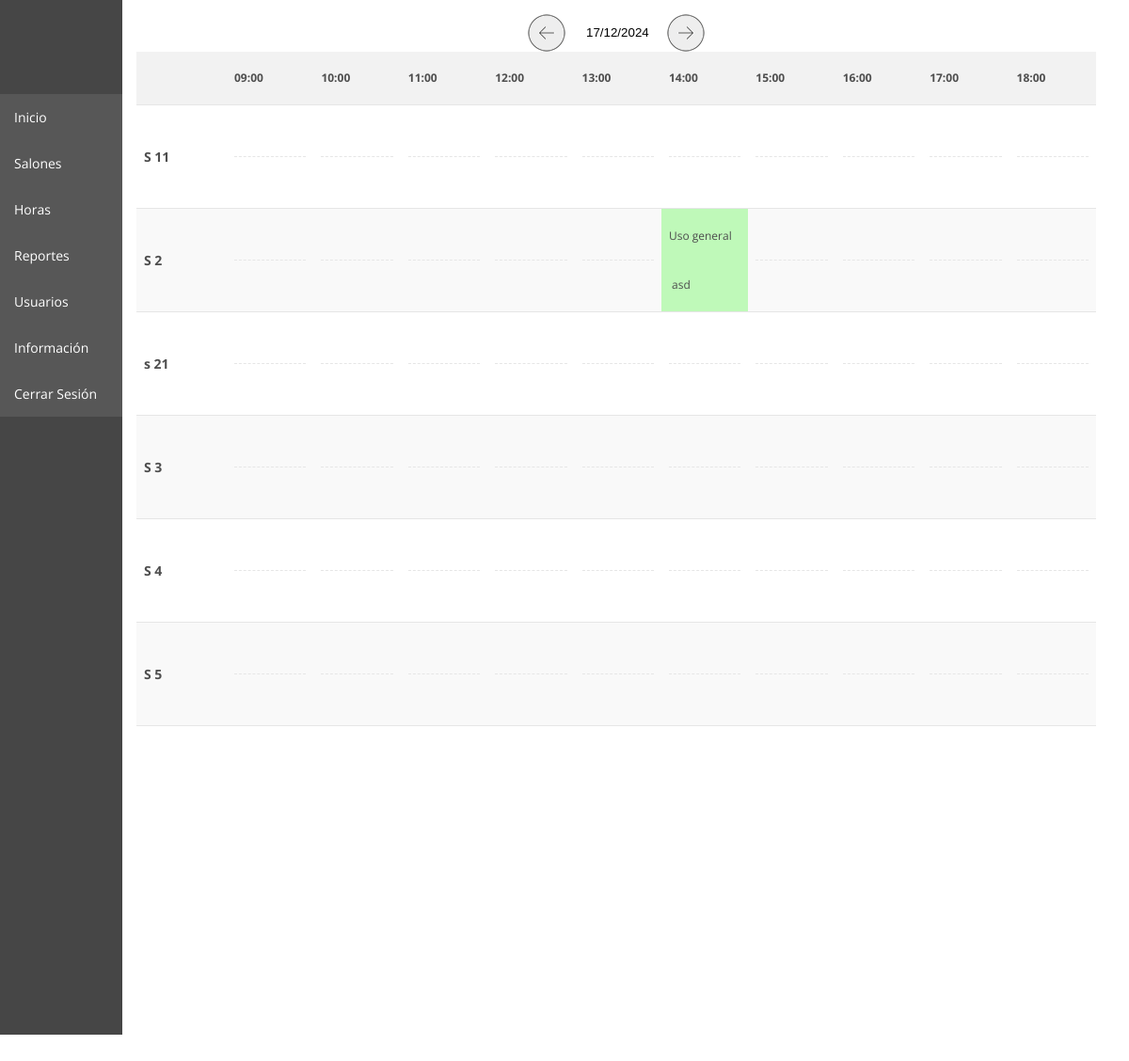
/view/index.php (signed in), run on the app's committed database.
### tables this page shows
CREATE TABLE `periodo` (
  `id` int(11) NOT NULL,
  `nombre` varchar(255) DEFAULT NULL
);

CREATE TABLE `sala` (
  `id` int(11) NOT NULL,
  `nombre` varchar(255) DEFAULT NULL
);

CREATE TABLE `reserva` (
  `id` int(11) NOT NULL,
  `sala_id` int(11) NOT NULL,
  `periodo_id` int(11) NOT NULL,
  `dia` date NOT NULL,
  `Profesor_alumno` varchar(255) DEFAULT NULL,
  `materia` varchar(255) DEFAULT NULL,
  `status` int(11) NOT NULL DEFAULT 1 COMMENT '1 reservada, 2 confirmada, 3 cancelada ',
  `observacion` text DEFAULT NULL
);

### view/config.php (called while the page is built, shortened)
<?php
$cfg = new stdClass();
$cfg->db_localhost = '127.0.0.1';
$cfg->db_user = 'admin';
$cfg->db_password = 'itm123';
$cfg->db_name = 'clases';
$cfg->db_port = 3306;
?>

### model/periodo.php (called while the page is built, shortened)
<?php
require_once "db_mysqli.php";
class Periodo
{
	function listar()
	{
		$db = new Database();
		$sql = ' select * from periodo order by nombre;' ;
		return $db->query($sql);
	}
}
?>

### model/db_mysqli.php (called while the page is built, shortened)
<?php
class Database
{
	private $link;
	function __construct()
	{
		global $cfg;
		$this->link = mysqli_connect(
			$cfg->db_localhost,
			$cfg->db_user,
			$cfg->db_password,
			$cfg->db_name,
			$cfg->db_port
		) or die("Error de Conexión: " . mysqli_connect_error());
	}
	function query($sql)
	{
		mysqli_query($this->link, "SET NAMES utf8");
		$result = mysqli_query($this->link, $sql) or die(mysqli_error($this->link));
		$array_result = array();
		while ($row = mysqli_fetch_array($result)) {
			$array_result[] = $row;
		}
		return $array_result;
	}
}

### model/sala.php (called while the page is built, shortened)
<?php
require_once "db_mysqli.php";
class sala
{
	function listar()
	{
		$db = new Database();
		$sql = ' select * from sala order by nombre;' ;
		return $db->query($sql);
	}
}
?>

### model/reserva.php (called while the page is built, shortened)
<?php
require_once "db_mysqli.php";
class Reserva
{
	function verificarCompleto($data, $sala, $periodo)
	{
		$db = new Database();
		$sql = 'select * from reserva where sala_id =  ' . $sala . ' and periodo_id = ' . $periodo . ' and dia = "' . $data->format("Y-m-d") . '" ;';
		return $db->query($sql);
	}
}

### controller/dashboardController.php (the view, shortened to what this page needs)
<?php
require "../model/periodo.php";
require "../model/sala.php";
require "../model/reserva.php";
class dashboardController{
	function generarEncabezadoController()
	{
		$periodo = new Periodo();
		$tabla_encabezado = '<tr> <th></th> ';
		$periodos = $periodo->listar();
		foreach($periodos as $periodo)
		{
			$tabla_encabezado .= ' <th>' . $periodo['nombre'] . '</th>';
		}
		$tabla_encabezado .= '</tr>';
	return $tabla_encabezado;
	}
	function generarCuerpoController($hoy)
	{
	$sl = new sala();
	$per = new Periodo();
	$res = new Reserva();
	$tabla_cuerpo = '';
	$salas =  $sl->listar();
	foreach($salas as $sala)
	{
		$tabla_cuerpo .=' <tr><td> '. $sala['nombre'] . '</td> ';
		$periodos = $per->listar();
		foreach($periodos as $periodo)
		{
			$materia_reserva = '';
			$profesores_reserva = '';
			$status = $res->verificarCompleto($hoy,$sala['id'],$periodo['id']);
			if(isset($status[0]['id'] ))
			{
				if( $status[0]['status'] == 1)
				$css_ocupado = 'reservado' ;
				else if ( $status[0]['status'] == 2)
				$css_ocupado = 'confirmado' ;
				else if ( $status[0]['status'] == 3)
				$css_ocupado = 'cancelado' ;
				$materia_reserva =  $status[0]['materia']  ;
				$profesores_reserva = $status[0]['Profesor_alumno']  ;
				$id_reserva = $status[0]['id']  ;
			}
			else
			{
				$id_reserva = 0;
				$css_ocupado = 'disponible' ;
			}
			$tabla_cuerpo .='<td onClick="abreReserva(this)" class="'.$css_ocupado.'" id="'.$id_reserva.'" sala="'.$sala['id'].'" periodo="'.$periodo['id'].'" > '.$materia_reserva. '&nbsp;<hr>&nbsp;'. $profesores_reserva.' </td>';
		}
		$tabla_cuerpo .=' </tr>';
	}
return $tabla_cuerpo;
}
}
?>

### view/index.php (shortened to what this page needs)
<?php
require_once("../controller/dashboardController.php");
$dsc = new dashboardController();
if (isset($_GET['data'])) {
	$hoy =  date_create_from_format('d/m/Y', $_GET['data']);
} else {
	$hoy = new DateTime();
}
$tabla_Encabezado = $dsc->generarEncabezadoController();
$tabla_cuerpo = $dsc->generarCuerpoController($hoy);
?>
<!DOCTYPE html PUBLIC "-//W3C//DTD XHTML 1.0 Transitional//EN" "http://www.w3.org/TR/xhtml1/DTD/xhtml1-transitional.dtd">
<html xmlns="http://www.w3.org/1999/xhtml">
<head>
	<link rel="stylesheet" type="text/css" href="css/estilo.css">
	<link rel="stylesheet" type="text/css" href="css/jquery.datetimepicker.css">
</head>
<body>
	<?php include "menu_izquierdo.php"; ?>
	<div class="cuerpo">
		<div class="titulo_inicial">
			<img src="img/retroceder.png" width="40" height="40" alt="" onclick="volverPantalla()" />
			<div>
				<form method="get" action="index.php" target="_self" name="form1">
					<input type="text" readonly="readonly" name="data" id="data" value="<?= $hoy->format("d/m/Y"); ?>" onchange="actualizarpantalla(this)" />
				</form>
			</div>
			<img src="img/avanzar.png" width="40" height="40" alt="" onclick="avancePantalla()" />
		</div>
		<table border="0" cellpadding="4" cellspacing="0">
			<thead>
				<?= $tabla_Encabezado ?>
			</thead>
		</table>
		<div class="tabelarow">
			<table border="0" cellpadding="4" cellspacing="0">
				<tbody>
					<?= $tabla_cuerpo ?>
				</tbody>
			</table>
		</div>
	</div>
</body>
</html>

### view/menu_izquierdo.php
<div class="menu">
<ul>
   <a href="index.php"><li>Inicio</li></a>
   <a href="sala_list.php"><li>Salones</li></a>
   <a href="periodo_list.php"><li>Horas</li></a>
   <a href="reportes.php"><li>Reportes</li></a>
   <a href="usuario_list.php"> <li>Usuarios</li></a>
   <a href="info.php"> <li>Información</li></a>
   <a href="logout.php"> <li>Cerrar Sesión</li></a>
</ul>
</div>

### view/css/estilo.css (style rules this page uses)
body { padding: 0px; margin: 0px; font-family: "Open Sans", sans-serif; color: #4e4e4e; overflow: hidden; background-color: #ffffff; }
.menu { background-color: #464646; font-size: 14px; width: 130px; height: 1000px; float: left; padding-top: 100px; }
.menu ul { padding: 0px; margin: 0px; }
.menu li { padding: 15px; margin: 0px; color: #ffffff; list-style: none; transition: background-color 0.5s ease, color 0.5s ease; background-color: #575757; cursor: pointer; }
.menu a { color: #ffffff; text-decoration: none; }
.cuerpo { width: 100%; max-width: calc(100% - 180px); float: left; height: 100%; padding: 15px; }
input[type="text"], input[type="password"] { padding: 10px; margin: 0px; height: 35px; width: 100%; border: none; border-bottom: 1px solid #e1e1e1; }
.tabelarow { overflow: auto; overflow-x: hidden; }
table { table-layout: fixed; padding: 0px; margin: 0px; width: 100%; border: 0px; font-size: 12px; line-height: 40px; border-collapse: collapse; }
table th { border-bottom: 1px solid #e6e6e6; max-width: 200px; }
table th:nth-child(1) { width: 80px; font-size: 14px; }
table td { border-bottom: solid 1px #e6e6e6; }
table td:nth-child(1) { font-size: 14px; font-weight: bold; width: 80px; }
hr { border: none; border-bottom: dashed 1px #e6e6e6; }
.titulo_inicial { height: 40px; line-height: 40px; text-align: center; width: 100%; vertical-align: top; }
.titulo_inicial div { height: 38px; width: 100px; display: inline-block; vertical-align: top; line-height: 38px; }
.titulo_inicial img { display: inline-block; cursor: pointer; }
.titulo_inicial input[type="text"] { height: 38px; width: 100%; border: none; padding: 0px; margin-left: 18px; cursor: pointer; }
.confirmado { background-color: #bff9b9; cursor: pointer; }
table { width: 100%; border-collapse: collapse; }
thead { background-color: #f2f2f2; position: sticky; top: 0; }
th, td { padding: 8px; text-align: left; border-bottom: 1px solid #ddd; }
tbody tr:nth-child(even) { background-color: #f9f9f9; }

### data on the page
periodo: nombre "09:00"
periodo: nombre "10:00"
periodo: nombre "11:00"
periodo: nombre "12:00"
periodo: nombre "13:00"
periodo: nombre "14:00", reserva.materia "Uso general", reserva.Profesor_alumno "asd"
periodo: nombre "15:00"
periodo: nombre "16:00"
periodo: nombre "17:00"
periodo: nombre "18:00"
sala: nombre "S 11"
sala: nombre "S 2"
sala: nombre "s 21"
sala: nombre "S 3"
sala: nombre "S 4"
sala: nombre "S 5"
